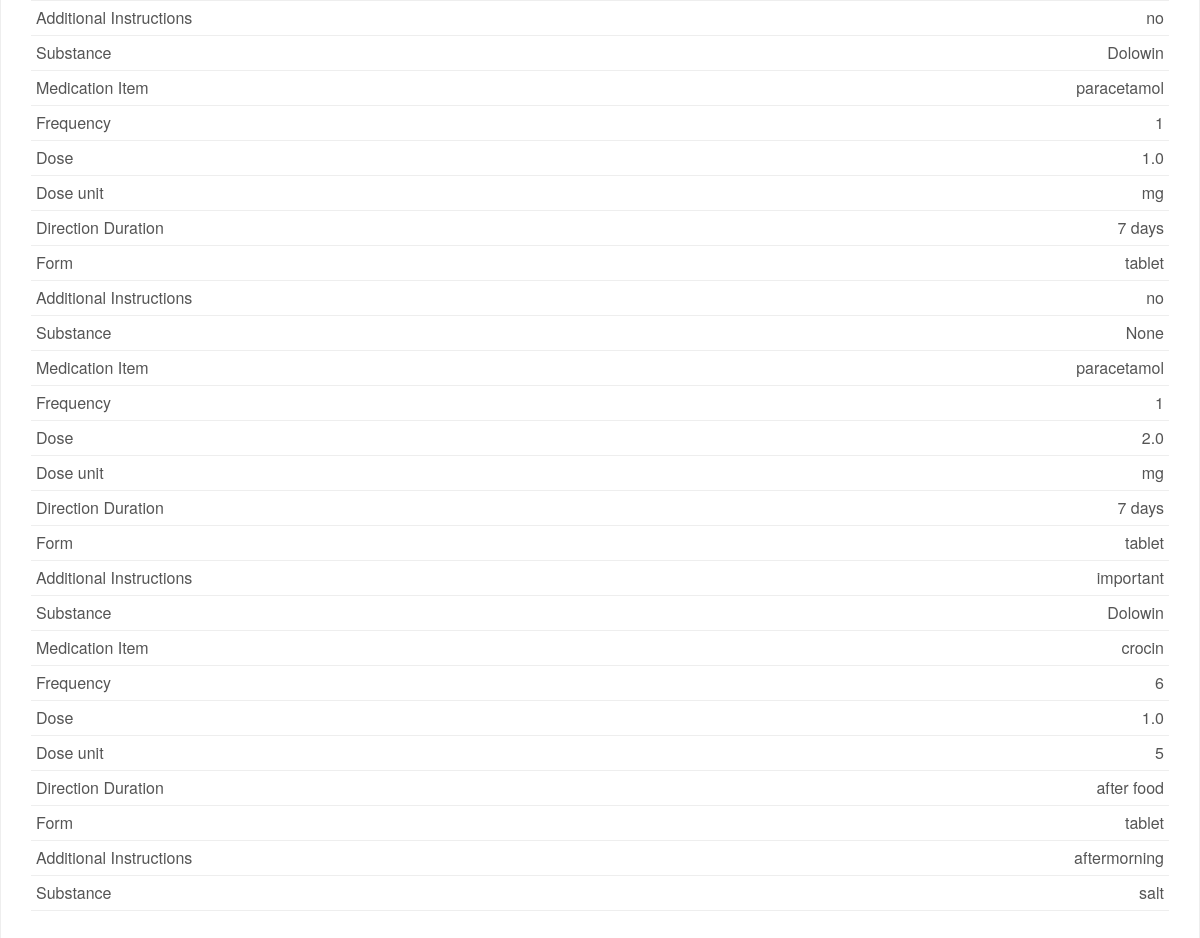
Before: /patient-prescription/3 (signed in, lower part) with the older database file.
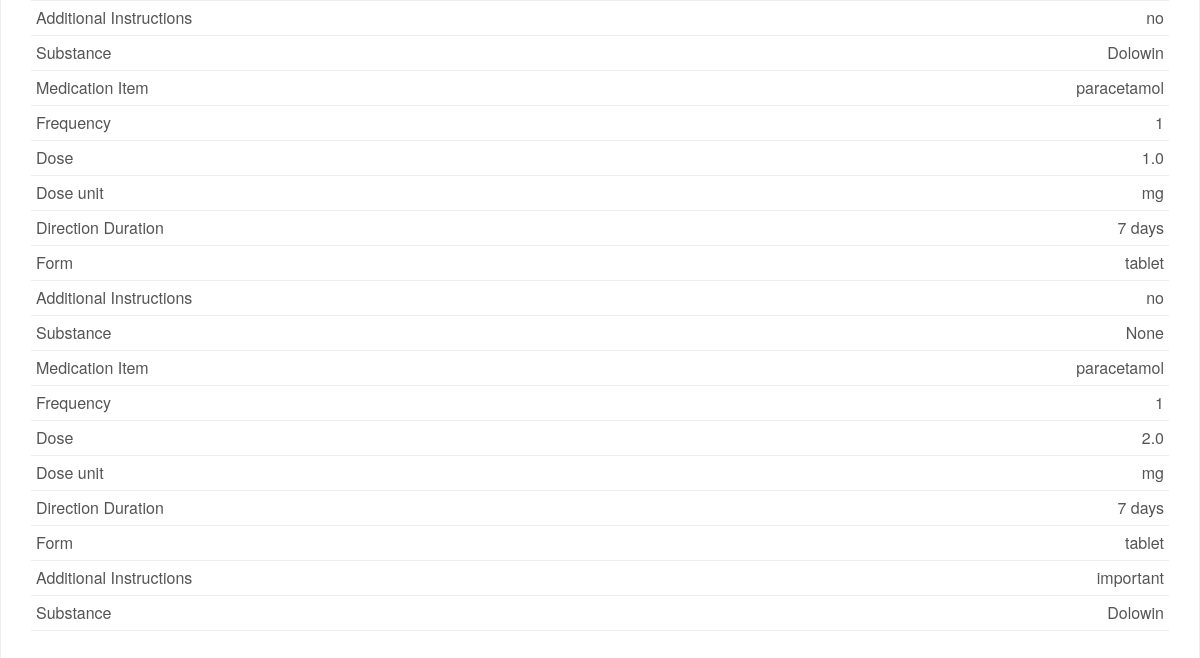
After: the same page with the newer database file.
### hospital/models.py (models this page shows, shortened)
class PatientPrescriptionDetails(models.Model):
    patientId=models.PositiveIntegerField(null=True)
    medicationItem=models.CharField(max_length=100)
    frequency=models.PositiveIntegerField(null=False)
    dose=models.FloatField(null=False)
    doseUnit=models.CharField(max_length=100)
    directionDuration=models.CharField(max_length=200)
    form=models.CharField(max_length=100)
    additionalInstruc=models.CharField(max_length=400)
    substance=models.CharField(max_length=100)
    date=models.DateField(auto_now=True)
    safetyAmount=models.PositiveIntegerField(null=False)
    safetyDoseUnit=models.CharField(max_length=400)
    safetyAllowedPer=models.CharField(max_length=400)
    orderStatus=models.CharField(max_length=100)
    orderDateDisc=models.DateTimeField(blank=True,default=datetime.now)
    orderDateWritten=models.DateTimeField(blank=True,default=datetime.now)
    authRepeat=models.PositiveIntegerField(null=False,blank=True)
    authValPer=models.DateTimeField(blank=True,default=datetime.now)
    dispInstruc=models.CharField(max_length=100,blank=True)
    dispDescrip=models.CharField(max_length=100,blank=True)
    dispAmount=models.PositiveIntegerField(null=False,blank=True)
    dispAmountUnits=models.CharField(max_length=200,blank=True)
    dispDurution=models.CharField(max_length=200,blank=True)

### hospital/views.py (the view)
@login_required(login_url='doctorlogin')
@user_passes_test(is_doctor)
def prescription_patient_view(request, pk):
    patient = models.Patient.objects.get(id=pk)
    assignedDoctor = models.User.objects.all().filter(id=patient.assignedDoctorId)
    pDD = models.PatientPrescriptionDetails.objects.all().filter(patientId=pk)
    patientDict = {
        'patientId': pk,
        'name': patient.get_name,
        'mobile': patient.mobile,
        'address': patient.address,
        'symptoms': patient.symptoms,
        'assignedDoctorName': assignedDoctor[0].first_name,
        'pDD': pDD
    }
    return render(request, 'hospital/patient_generate_prescription.html', context=patientDict)

### hospital/models.py (called while the page is built)
    @property
    def get_name(self):
        return self.user.first_name+" "+self.user.last_name

### hospital/views.py (called while the page is built)
def is_doctor(user):
    return user.groups.filter(name='DOCTOR').exists()

### templates/hospital/patient_generate_prescription.html (shortened to what this page needs)
{% extends 'hospital/doctor_base.html' %}
{% load static %}
{% block content %}
<head>
</head>
<br><br><br>
<div class="invoice-box">
  <table cellpadding="0" cellspacing="0">
    {% for m in pDD %}
    <tr class="item">
      <td>
        Medication Item
      </td>
      <td>
        {{m.medicationItem}}
      </td>
    </tr>
    <tr class="item">
      <td>
        Frequency
      </td>
      <td>
        {{m.frequency}}
      </td>
    </tr>
    <tr class="item">
      <td>
        Dose
      </td>
      <td>
        {{m.dose}}
      </td>
    </tr>
    <tr class="item">
      <td>
        Dose unit
      </td>
      <td>
        {{m.doseUnit}}
      </td>
    </tr>
    <tr class="item">
      <td>
        Direction Duration
      </td>
      <td>
        {{m.directionDuration}}
      </td>
    </tr>
    <tr class="item">
      <td>
        Form
      </td>
      <td>
        {{m.form}}
      </td>
    </tr>
    <tr class="item">
      <td>
        Additional Instructions
      </td>
      <td>
        {{m.additionalInstruc}}
      </td>
    </tr>
    <tr class="item">
      <td>
        Substance
      </td>
      <td>
        {{m.substance}}
      </td>
    </tr>
    {% endfor %}
  </table>
</div>
{% endblock content %}

### templates/hospital/doctor_base.html (shortened to what this page needs)
<!DOCTYPE html>
{% load static %}
<html lang="en">
<head>
  <link rel="stylesheet" href="https://stackpath.bootstrapcdn.com/bootstrap/4.3.1/css/bootstrap.min.css">
</head>
<body>
  <main id=main1>
    <br><br>
    {% block content %}
    {% endblock content %}
  </main>
</body>
</html>

### templates/hospital/doctor_base.html (style rules this page uses)
main { position: fixed; width: 100vw; height: 100vh; overflow-y: scroll; }

### templates/hospital/patient_generate_prescription.html (style rules this page uses)
.invoice-box { width: 100%; max-width: 2000px; margin: auto; padding: 30px; border: 1px solid #eee; box-shadow: 0 0 10px rgba(0, 0, 0, .15); font-size: 16px; line-height: 24px; font-family: 'Helvetica Neue', 'Helvetica', Helvetica, Arial, sans-serif; color: #555; }
.invoice-box table { width: 100%; line-height: inherit; text-align: left; }

Changed rows visible on the page:
removed PatientPrescriptionDetails: medicationItem "crocin", frequency "6", dose "1.0", doseUnit "5", directionDuration "after food", form "tablet", additionalInstruc "aftermorning", substance "salt"
